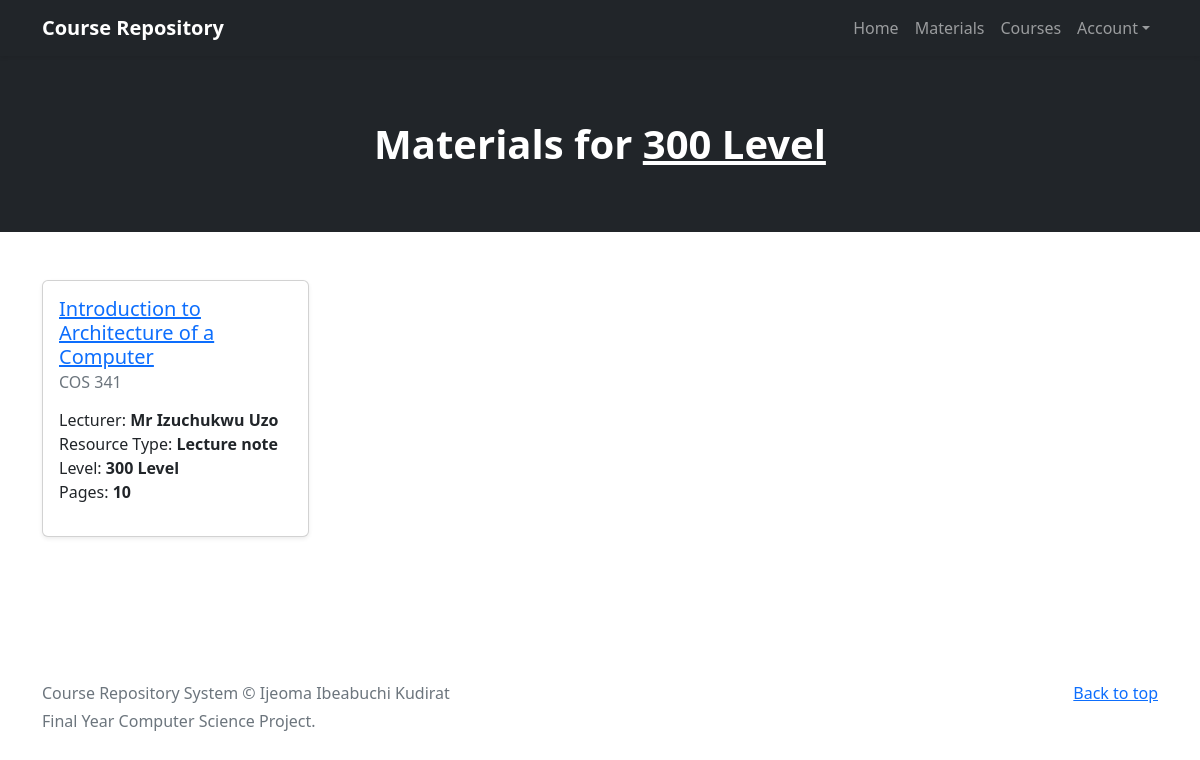
Page /level/300-level/ on the committed database.
### repository/models.py (models this page shows, shortened)
class Level(models.Model):
    year = models.CharField(max_length=10)
    slug = models.SlugField(max_length=10, unique=True)
    def __str__(self):
        return self.year

class Material(models.Model):
    name = models.CharField(max_length=100)
    slug = models.SlugField(max_length=100, unique=True)
    course = models.ForeignKey(Course, on_delete=models.CASCADE)
    document = models.FileField(upload_to='materials')
    resource_type = models.ForeignKey(ResourceType, on_delete=models.PROTECT)
    pages = models.PositiveSmallIntegerField()
    lecturer = models.CharField(max_length=50)
    impressions = models.PositiveIntegerField(default=0)
    created = models.DateTimeField(auto_now_add=True)
    updated = models.DateTimeField(auto_now=True)
    class Meta:
        ordering = ['name']
    def get_absolute_url(self):
        return reverse('course_material', kwargs={'slug': self.slug})

class Course(models.Model):
    title = models.CharField(max_length=100)
    slug = models.SlugField(max_length=100, unique=True)
    code = models.CharField(max_length=10)
    level = models.ForeignKey(Level, on_delete=models.CASCADE)
    class Meta:
        ordering = ['title']

class ResourceType(models.Model):
    name = models.CharField(max_length=20, unique=True)
    slug = models.SlugField(max_length=20, unique=True)
    created = models.DateTimeField(auto_now_add=True)
    updated = models.DateTimeField(auto_now=True)
    def __str__(self):
        return self.name

### repository/views.py (the view)
# urls.py: path('level/<slug:slug>/', views.level, name='level'),
def level(request, slug):
    level = get_object_or_404(Level, slug=slug)
    materials = Material.objects.filter(course__level=level)
    template_name = 'level.html'
    context = {
        'level': level,
        'materials': materials,
    }
    return render(request, template_name, context)

### templates/level.html (shortened to what this page needs)
{% extends "base.html" %}
{% block content %}
<section class="py-3 bg-dark">
    <div class="container px-5 my-5">
        <div class="text-center text-white">
            <h1 class="fw-bolder">Materials for <u>{{ level.year }}</u></h1>
        </div>
    </div>
</section>
<div class="py-5">
    <div class="container">
        <div class="row g-3 mb-5">
            {% for material in materials %}
            {% include 'partials/_material_item.html' %}
            {% empty %}
            <p>No record available.</p>
            {% endfor %}
        </div>
    </div>
</div>
{% endblock %}

### templates/partials/_material_item.html
<div class="col-lg-3 col-md-6 col-12">
    <div class="card shadow-sm">
        <div class="card-body">
            <h5 class="card-title"><a href="{{ material.get_absolute_url }}">{{ material.name }}</a></h5>
            <h6 class="card-subtitle mb-2 text-muted">{{ material.course.code }}</h6>
            <p class="card-text">
                <ul class="list-unstyled">
                    <li>Lecturer: <strong>{{ material.lecturer }}</strong></li>
                    <li>Resource Type: <strong>{{ material.resource_type }}</strong></li>
                    <li>Level: <strong>{{ material.course.level }}</strong></li>
                    <li>Pages: <strong>{{ material.pages }}</strong></li>
                </ul>
            </p>
        </div>
    </div>
</div>

### rows in the picture
Level: year "300 Level"
Material: name "Introduction to Architecture of a Computer", course.code "COS 341", lecturer "Mr Izuchukwu Uzo", resource_type "Lecture note", course.level "300 Level", pages "10"
